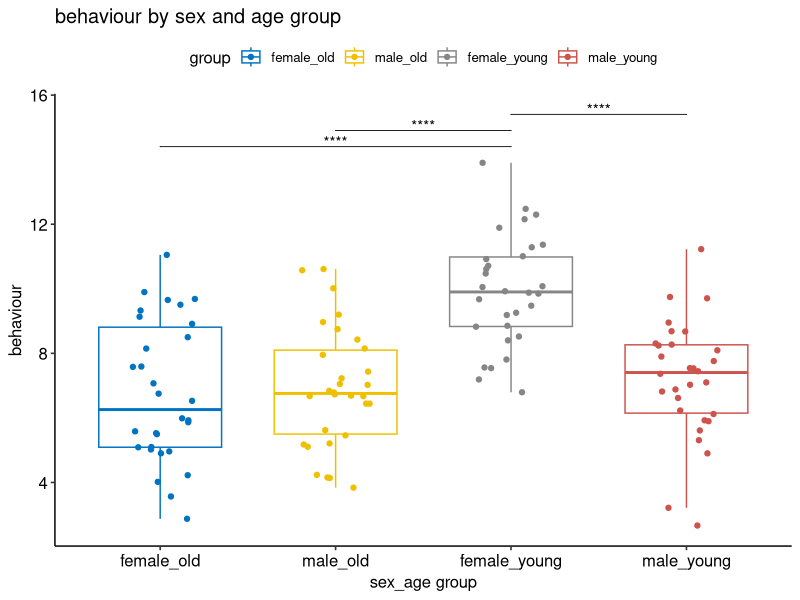

Write the R code that produced this figure.
library("ggpubr")
library("dplyr")
library("magrittr")

df <- read.table(
  file       = "./two-way-examples/two-way-data-second-example.tsv",
  header     = TRUE,
  sep        = " ",              
  stringsAsFactors = FALSE
)

anova_results <- aov(behaviour ~ sex * age, data = df)

print(summary(anova_results))

df$group <- interaction(df$sex, df$age, sep = "_")

pw_all <- pairwise.t.test(df$behaviour, df$group, p.adjust.method = "fdr")

get_p <- function(mat, g1, g2) {
  rn <- rownames(mat);  cn <- colnames(mat)
  if (g1 %in% rn && g2 %in% cn)       return(mat[g1, g2])
  if (g2 %in% rn && g1 %in% cn)       return(mat[g2, g1])
  stop(sprintf("not found", g1, g2))
}

p_fem_vs_fem  <- get_p(pw_all$p.value, "female_old",  "female_young")
p_fem_vs_male <- get_p(pw_all$p.value, "female_young",    "male_old")
p_male_vs_fem <- get_p(pw_all$p.value, "male_young",  "female_young")


y_max  <- max(df$behaviour)
ann_df <- data.frame(
  group1     = rep("female_young", 3),
  group2     = c("female_old", "male_old", "male_young"),
  p          = c(p_fem_vs_fem, p_fem_vs_male, p_male_vs_fem),
  y.position = y_max + c(0.5, 1.0, 1.5)          
) %>% 
  dplyr::mutate(
    p.signif = dplyr::case_when(
      p <= 0.0001 ~ "****",
      p <= 0.001  ~ "***",
      p <= 0.01   ~ "**",
      p <= 0.05   ~ "*",
      TRUE        ~ "ns"
    )
  )


p <- ggboxplot(
  df,
  x        = "group",
  y        = "behaviour",
  color    = "group",
  palette  = "jco",
  add      = "jitter"
) +
  stat_pvalue_manual(
    data       = ann_df,
    label      = "p.signif",
    tip.length = 0,
    hide.ns    = FALSE
  ) +
  labs(
    title = "behaviour by sex and age group ",
    x     = "sex_age group",
    y     = "behaviour"
  ) +
  theme_pubr()

print(p)



